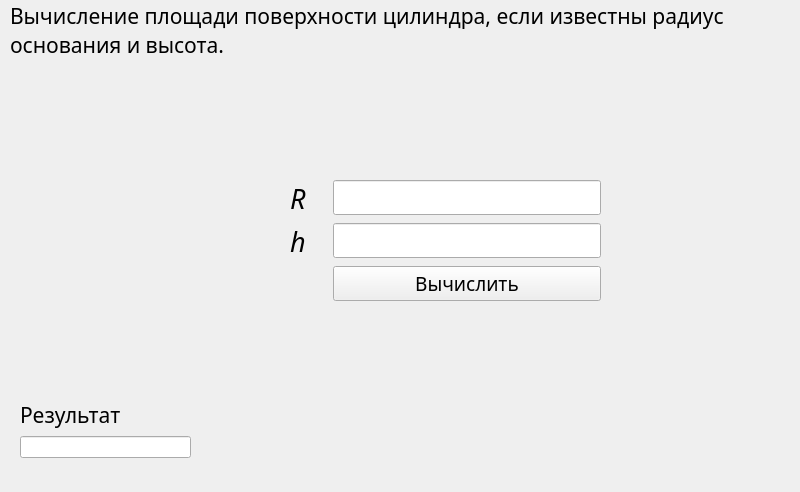
<?xml version="1.0" encoding="UTF-8"?>
<ui version="4.0">
 <class>surface_area_cylinder_base_r_h_Window</class>
 <widget class="QMainWindow" name="surface_area_cylinder_base_r_h_Window">
  <property name="geometry">
   <rect>
    <x>0</x>
    <y>0</y>
    <width>800</width>
    <height>492</height>
   </rect>
  </property>
  <property name="windowTitle">
   <string>MainWindow</string>
  </property>
  <widget class="QWidget" name="centralwidget">
   <widget class="QLabel" name="surface_area_cylinder_base_r_h_label">
    <property name="geometry">
     <rect>
      <x>10</x>
      <y>0</y>
      <width>781</width>
      <height>61</height>
     </rect>
    </property>
    <property name="font">
     <font>
      <family>Source Code Pro</family>
      <pointsize>16</pointsize>
     </font>
    </property>
    <property name="text">
     <string>Вычисление площади поверхности цилиндра, если известны радиус основания и высота. </string>
    </property>
    <property name="wordWrap">
     <bool>true</bool>
    </property>
   </widget>
   <widget class="QWidget" name="formLayoutWidget">
    <property name="geometry">
     <rect>
      <x>270</x>
      <y>160</y>
      <width>361</width>
      <height>181</height>
     </rect>
    </property>
    <layout class="QFormLayout" name="input_frame">
     <property name="leftMargin">
      <number>20</number>
     </property>
     <property name="topMargin">
      <number>20</number>
     </property>
     <property name="rightMargin">
      <number>30</number>
     </property>
     <property name="bottomMargin">
      <number>20</number>
     </property>
     <item row="0" column="0">
      <widget class="QLabel" name="R_label">
       <property name="font">
        <font>
         <family>Source Code Pro Medium</family>
         <pointsize>20</pointsize>
         <italic>true</italic>
        </font>
       </property>
       <property name="text">
        <string>R   </string>
       </property>
      </widget>
     </item>
     <item row="0" column="1">
      <widget class="QLineEdit" name="R_input">
       <property name="font">
        <font>
         <family>Source Code Pro</family>
         <pointsize>14</pointsize>
         <italic>false</italic>
         <bold>false</bold>
        </font>
       </property>
       <property name="text">
        <string/>
       </property>
      </widget>
     </item>
     <item row="1" column="0">
      <widget class="QLabel" name="h_label">
       <property name="font">
        <font>
         <family>Source Code Pro Medium</family>
         <pointsize>20</pointsize>
         <italic>true</italic>
        </font>
       </property>
       <property name="text">
        <string>h   </string>
       </property>
      </widget>
     </item>
     <item row="1" column="1">
      <widget class="QLineEdit" name="h_input">
       <property name="font">
        <font>
         <family>Source Code Pro</family>
         <pointsize>14</pointsize>
         <italic>false</italic>
         <bold>false</bold>
        </font>
       </property>
       <property name="text">
        <string/>
       </property>
      </widget>
     </item>
     <item row="2" column="1">
      <widget class="QPushButton" name="surface_area_cylinder_base_r_h_result_button">
       <property name="font">
        <font>
         <family>Source Code Pro Medium</family>
         <pointsize>14</pointsize>
         <bold>false</bold>
        </font>
       </property>
       <property name="text">
        <string>Вычислить</string>
       </property>
      </widget>
     </item>
    </layout>
   </widget>
   <widget class="QLabel" name="img">
    <property name="geometry">
     <rect>
      <x>160</x>
      <y>60</y>
      <width>561</width>
      <height>101</height>
     </rect>
    </property>
    <property name="text">
     <string/>
    </property>
    <property name="pixmap">
     <pixmap>../../../formula10.png</pixmap>
    </property>
    <property name="alignment">
     <set>Qt::AlignmentFlag::AlignCenter</set>
    </property>
   </widget>
   <widget class="QWidget" name="formLayoutWidget_2">
    <property name="geometry">
     <rect>
      <x>0</x>
      <y>390</y>
      <width>221</width>
      <height>91</height>
     </rect>
    </property>
    <layout class="QFormLayout" name="result_frame">
     <property name="leftMargin">
      <number>20</number>
     </property>
     <property name="topMargin">
      <number>10</number>
     </property>
     <property name="rightMargin">
      <number>30</number>
     </property>
     <property name="bottomMargin">
      <number>0</number>
     </property>
     <item row="0" column="0">
      <widget class="QLabel" name="label">
       <property name="font">
        <font>
         <family>Source Code Pro</family>
         <pointsize>16</pointsize>
        </font>
       </property>
       <property name="text">
        <string>Результат</string>
       </property>
      </widget>
     </item>
     <item row="1" column="0" colspan="2">
      <widget class="QLineEdit" name="result_text">
       <property name="text">
        <string/>
       </property>
      </widget>
     </item>
    </layout>
   </widget>
  </widget>
 </widget>
 <resources/>
 <connections/>
</ui>
